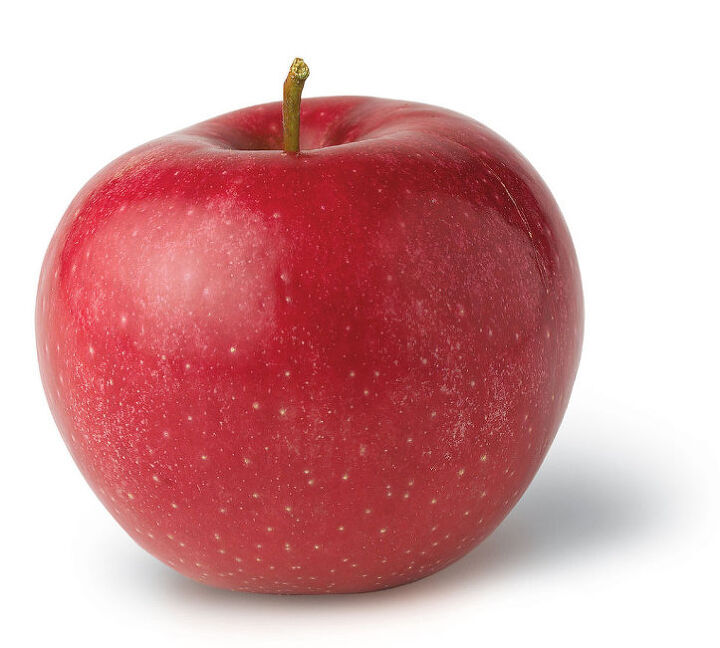
#> input picture chapter 7/apple.jpg, 720 x 648 px
$ python avhash.py   (older library calls are emulated)
#> lines starting #> are read from the running program, lines starting #| are printed output that depends on the picture
from PIL import Image
import numpy as np

# 이미지를 average hash로 변환하기
def average_hash(fname, size=16):
#> called with fname = 'apple.jpg', size = 16
    img = Image.open(fname)
#> img is the input picture: PIL image 720x648 RGB; mean R, G, B 213.9, 161.5, 163.8
    img = img.convert('L') # 그레이스케일 변환
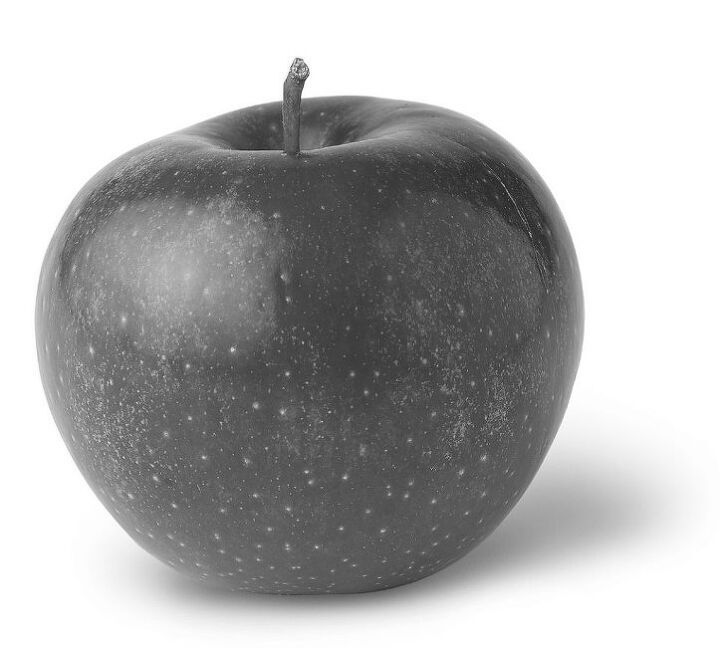
#> img: PIL image 720x648 L; min 19, max 255, mean 177.4
    img = img.resize((size, size), Image.ANTIALIAS) # 리사이즈
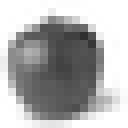
#> img: PIL image 16x16 L (shown 8 times larger); min 47, max 255, mean 176.8
    pixel_data = img.getdata() # 픽셀 데이터 가져오기
    pixels = np.array(pixel_data) # numpy 배열로 변환
#> pixels = 256 values, max 255 at index 0, min 47 at index 74, mean 176.8
    pixels = pixels.reshape((size, size)) # 2차원 배열로 변환
    avg = pixels.mean() # 평균 구하기
#> avg = 176.8
#> (printed output is left out)
    diff = 1 * (pixels > avg)
    return diff

# 이진 해시로 변환하기
def np2hash(ahash):
    bhash = []
    for nl in ahash.tolist():
        s1 = [str(i) for i in nl]
        s2 = "".join(s1)
        i = int(s2, 2) # 이진수를 정수로 변환
        bhash.append("%04x" % i)
#> this loop made 16 passes
#> (nl, i) on passes 1 to 12: ([1, 1, 1, 1, 1, 1, 1, 1, 1, 1, 1, 1, 1, 1, 1, 1], 65535), ([1, 1, 1, 1, 1, 1, 1, 1, 1, 1, 1, 1, 1, 1, 1, 1], 65535), ([1, 1, 1, 1, 1, 1, 0, 0, 1, 1, 1, 1, 1, 1, 1, 1], 64767), ([1, 1, 1, 1, 0, 0, 0, 0, 0, 0, 0, 1, 1, 1, 1, 1], 61471), ([1, 1, 0, 0, 0, 0, 0, 0, 0, 0, 0, 0, 1, 1, 1, 1], 49167), ([1, 0, 0, 0, 0, 0, 0, 0, 0, 0, 0, 0, 0, 1, 1, 1], 32775), ([1, 0, 0, 0, 0, 0, 0, 0, 0, 0, 0, 0, 0, 1, 1, 1], 32775), ([1, 0, 0, 0, 0, 0, 0, 0, 0, 0, 0, 0, 0, 1, 1, 1], 32775), ([1, 0, 0, 0, 0, 0, 0, 0, 0, 0, 0, 0, 0, 1, 1, 1], 32775), ([1, 0, 0, 0, 0, 0, 0, 0, 0, 0, 0, 0, 0, 1, 1, 1], 32775), ([1, 1, 0, 0, 0, 0, 0, 0, 0, 0, 0, 0, 1, 1, 1, 1], 49167), ([1, 1, 0, 0, 0, 0, 0, 0, 0, 0, 0, 0, 1, 1, 1, 1], 49167)
#> after the loop, bhash = ['ffff', 'ffff', 'fcff', 'f01f', 'c00f', '8007', '8007', '8007', '8007', '8007', 'c00f', 'c00f', 'e007', 'e00f', 'f03f', 'ffff']
    return "".join(bhash)

# Average Hash 출력하기
ahash = average_hash('apple.jpg')
print(ahash)
print(np2hash(ahash))
#| fffffffffcfff01fc00f80078007800780078007c00fc00fe007e00ff03fffff
